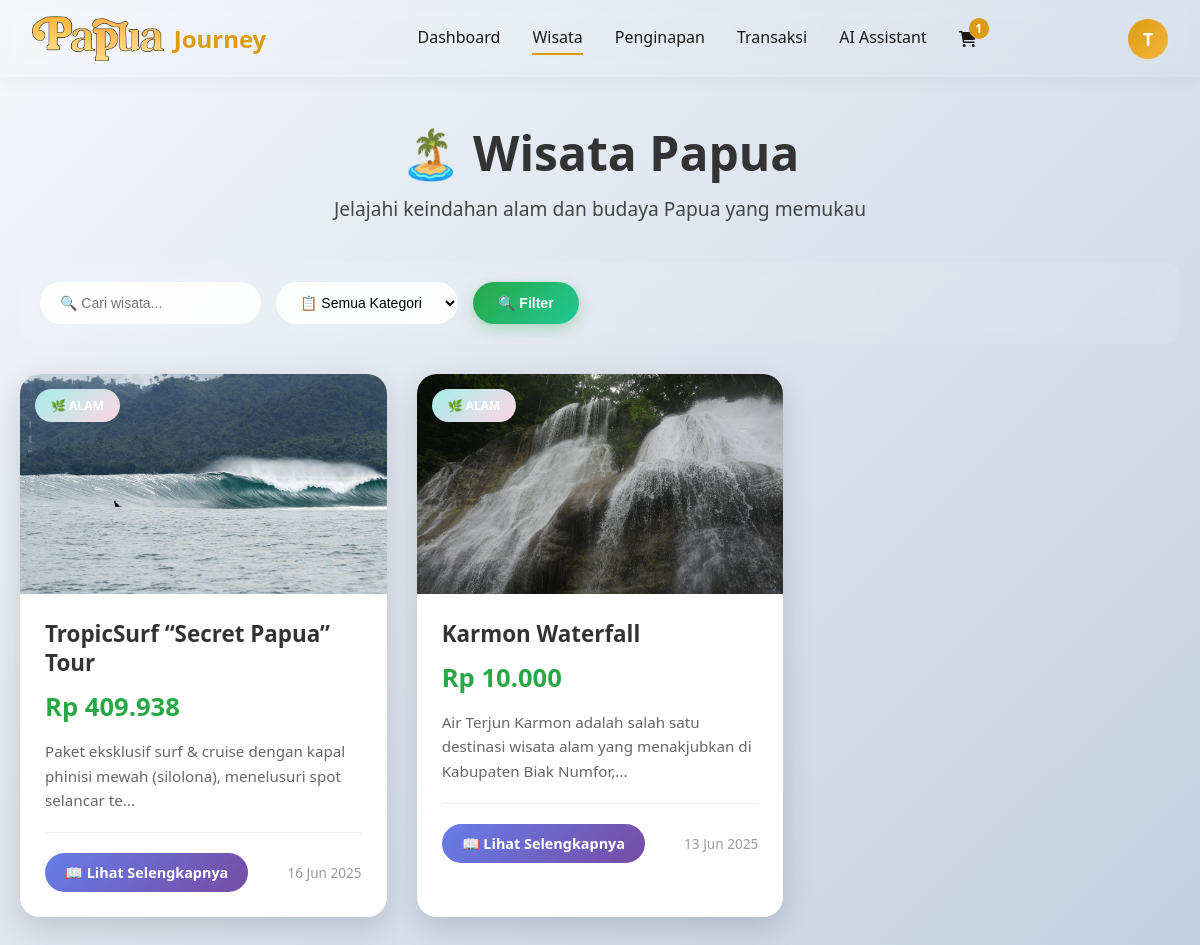
Before: /users/wisata/userwisata.php (signed in) with the older database file.
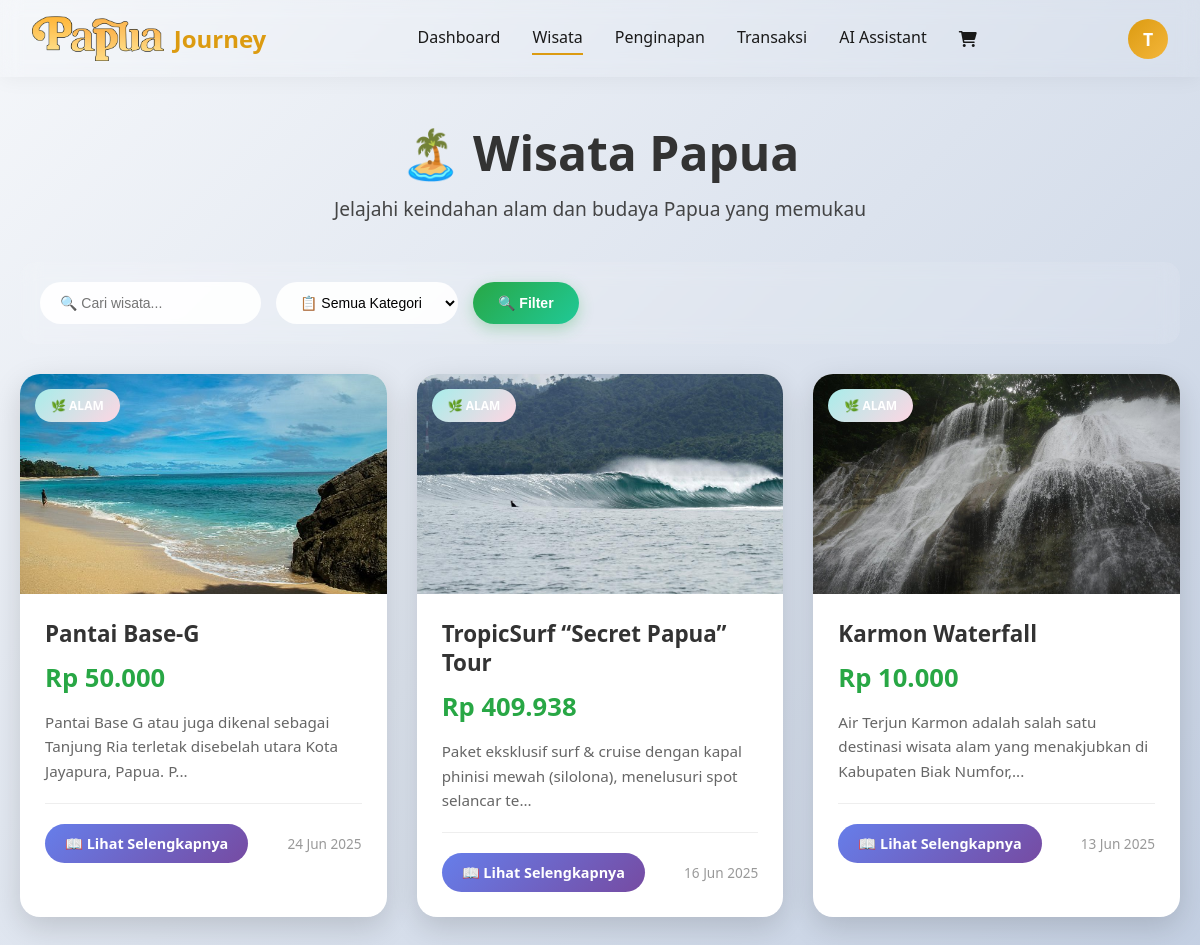
After: the same page with the newer database file.
### tables this page shows
CREATE TABLE `wisata` (
  `id` int(11) NOT NULL,
  `judul` varchar(255) NOT NULL,
  `deskripsi` text NOT NULL,
  `harga` decimal(10,2) NOT NULL,
  `kategori` enum('budaya','alam') NOT NULL,
  `alamat` text NOT NULL,
  `jam_buka` varchar(100) NOT NULL,
  `photo` varchar(255) NOT NULL,
  `created_at` timestamp NOT NULL DEFAULT current_timestamp(),
  `updated_at` timestamp NOT NULL DEFAULT current_timestamp() ON UPDATE current_timestamp()
);

### users/wisata/userwisata.php (the view, shortened to what this page needs)
<?php
$db = getDbConnection();
$search = isset($_GET['search']) ? $_GET['search'] : '';
$view_mode = isset($_GET['view']) ? $_GET['view'] : 'list';
function formatPrice($price) {
    return 'Rp ' . number_format($price, 0, ',', '.');
}
function formatDate($date) {
    return date('d M Y', strtotime($date));
}
function truncateText($text, $limit) {
    return strlen($text) > $limit ? substr($text, 0, $limit) . '...' : $text;
}
if ($view_mode === 'list') {
    $sql = "SELECT * FROM wisata WHERE 1=1";
    $sql .= " ORDER BY created_at DESC";
    $stmt = $db->prepare($sql);
    $stmt->execute();
    $result = $stmt->get_result();
    $wisata_data = [];
    while ($row = $result->fetch_assoc()) {
        $wisata_data[] = $row;
    }
}
?>
<!DOCTYPE html>
<html lang="id">
<head>
    <link rel="stylesheet" href="userwisata.css?v=<?php echo time(); ?>">
</head>
<body>
    <?php include '../components/navbar.php'; ?>
    <div class="main-content">
        <div class="container">
            <?php if ($view_mode === 'list'): ?>
                <div class="page-header">
                    <h1>🏝️ Wisata Papua</h1>
                    <p>Jelajahi keindahan alam dan budaya Papua yang memukau</p>
                </div>
                <div class="filters">
                    <form method="GET" style="display: flex; gap: 15px; flex-wrap: wrap; width: 100%;">
                        <input type="text" name="search" placeholder="🔍 Cari wisata..." value="<?php echo htmlspecialchars($search); ?>">
                        <select name="kategori">
                            <option value="">📋 Semua Kategori</option>
                        </select>
                        <button type="submit">🔍 Filter</button>
                    </form>
                </div>
                <?php if (!empty($wisata_data)): ?>
                    <div class="articles-grid">
                        <?php foreach ($wisata_data as $wisata): ?>
                            <div class="article-card" onclick="location.href='?view=detail&id=<?php echo $wisata['id']; ?>'">
                                <div class="article-image">
                                    <?php if ($wisata['photo']): ?>
                                        <img src="../../uploads/<?php echo htmlspecialchars($wisata['photo']); ?>"
                                             alt="<?php echo htmlspecialchars($wisata['judul']); ?>">
                                    <?php else: ?>
                                        <div class="placeholder-image">
                                            🏝️
                                        </div>
                                    <?php endif; ?>
                                    <div class="card-category category-<?php echo $wisata['kategori']; ?>">
                                        <?php
                                        $kategori_icons = [
                                            'budaya' => '🎭 Budaya',
                                            'alam' => '🌿 Alam'
                                        ];
                                        echo $kategori_icons[$wisata['kategori']] ?? ucfirst($wisata['kategori']);
                                        ?>
                                    </div>
                                </div>
                                <div class="article-card-content">
                                    <h4 class="article-card-title"><?php echo htmlspecialchars($wisata['judul']); ?></h4>
                                    <div class="article-card-price"><?php echo formatPrice($wisata['harga']); ?></div>
                                    <div class="card-description">
                                        <?php echo truncateText(htmlspecialchars($wisata['deskripsi']), 100); ?>
                                    </div>
                                    <div class="card-actions">
                                        <a href="?view=detail&id=<?php echo $wisata['id']; ?>" class="btn-detail">
                                            📖 Lihat Selengkapnya
                                        </a>
                                        <span class="card-date">
                                            <?php echo formatDate($wisata['created_at']); ?>
                                        </span>
                                    </div>
                                </div>
                            </div>
                        <?php endforeach; ?>
                    </div>
                <?php endif; ?>
            <?php endif; ?>
        </div>
    </div>
</body>
</html>

### users/components/navbar.php (shortened to what this page needs)
<?php
$current_dir = dirname($_SERVER['PHP_SELF']);
$in_dashboard = strpos($current_dir, '/users/dashboard') !== false;
$in_wisata = strpos($current_dir, '/users/wisata') !== false;
$in_penginapan = strpos($current_dir, '/users/penginapan') !== false;
$in_chatbot = strpos($current_dir, '/users/chatbot') !== false;
$in_components = strpos($current_dir, '/users/components') !== false;
$in_cart = strpos($current_dir, '/users/cart') !== false;
$in_checkout = strpos($current_dir, '/users/checkout') !== false;
$in_transaksi = strpos($current_dir, '/users/transaksi') !== false;
if ($in_dashboard || $in_wisata || $in_penginapan || $in_chatbot || $in_components || $in_cart || $in_checkout || $in_transaksi) {
    $base_path = '../../';
    $users_path = '../';
    $uploads_path = '../../uploads/';
} else {
    $base_path = '../';
    $users_path = '';
    $config_path = '../config/';
    $uploads_path = '../uploads/';
    $logout_path = '../logout.php';
}
$user_id = $_SESSION['user_id'];
$user_name = $_SESSION['user_name'];
$db = getDbConnection();
$cart_count = 0;
if (isset($_SESSION['user_id'])) {
    $cart_stmt = $db->prepare("SELECT COUNT(*) as count FROM cart_items WHERE user_id = ?");
    $cart_stmt->bind_param("i", $_SESSION['user_id']);
    $cart_stmt->execute();
    $cart_result = $cart_stmt->get_result();
    $cart_count = $cart_result->fetch_assoc()['count'];
}
$stmt = $db->prepare("SELECT full_name, email, phone, address, profile_image FROM users WHERE id = ?");
$stmt->bind_param("i", $user_id);
$stmt->execute();
$result = $stmt->get_result();
$user_data = $result->fetch_assoc();
?>
<link href="https://cdnjs.cloudflare.com/ajax/libs/font-awesome/6.0.0/css/all.min.css" rel="stylesheet">
<div class="pj-navbar-wrapper">
    <header class="pj-navbar-header" id="header">
    <nav class="navbar">
        <a href="<?php echo $base_path; ?>index.php" class="logo">
            <img src="<?php echo $base_path; ?>assets/logo.png" alt="Papua Journey Logo">
            <p>Journey</p>
        </a>
        <ul class="nav-links">
            <li><a href="<?php echo $users_path; ?>dashboard/user_dashboard.php" class="<?php echo basename($_SERVER['PHP_SELF']) == 'user_dashboard.php' ? 'active' : ''; ?>">Dashboard</a></li>
            <li><a href="<?php echo $users_path; ?>wisata/userwisata.php" class="<?php echo basename($_SERVER['PHP_SELF']) == 'userwisata.php' ? 'active' : ''; ?>">Wisata</a></li>
            <li><a href="<?php echo $users_path; ?>penginapan/userpenginapan.php" class="<?php echo basename($_SERVER['PHP_SELF']) == 'userpenginapan.php' ? 'active' : ''; ?>">Penginapan</a></li>
            <li><a href="<?php echo $users_path; ?>transaksi/transaksi.php" class="<?php echo basename($_SERVER['PHP_SELF']) == 'transaksi.php' ? 'active' : ''; ?>">Transaksi</a></li>
            <li><a href="<?php echo $users_path; ?>chatbot/user_chatbot.php" class="<?php echo basename($_SERVER['PHP_SELF']) == 'user_chatbot.php' || (basename($_SERVER['PHP_SELF']) == 'index.php' && $in_chatbot) ? 'active' : ''; ?>">AI Assistant</a></li>
            <li>
                <a href="<?php echo $users_path; ?>cart/cart.php" class="cart-icon <?php echo basename($_SERVER['PHP_SELF']) == 'cart.php' ? 'active' : ''; ?>">
                    <i class="fas fa-shopping-cart"></i>
                    <?php if ($cart_count > 0): ?>
                        <span class="cart-badge"><?php echo $cart_count; ?></span>
                    <?php endif; ?>
                </a>
            </li>
        </ul>
        <div class="search-container">
            <div class="user-menu">
                <div class="user-avatar">
                    <?php if ($user_data['profile_image'] && file_exists($uploads_path . 'profile_images/' . $user_data['profile_image'])): ?>
                        <img src="<?php echo $uploads_path; ?>profile_images/<?php echo htmlspecialchars($user_data['profile_image']); ?>" alt="Profile">
                    <?php else: ?>
                        <span><?php echo strtoupper(substr($user_name, 0, 1)); ?></span>
                    <?php endif; ?>
                </div>
            </div>
        </div>
    </nav>
</header>
</div>

### users/wisata/userwisata.css (style rules this page uses)
* { margin: 0; padding: 0; box-sizing: border-box; }
body { font-family: 'Segoe UI', Tahoma, Geneva, Verdana, sans-serif; background: linear-gradient(135deg, #f5f7fa 0%, #c3cfe2 100%); min-height: 100vh; padding-top: 80px; }
.main-content { padding-top: 20px; min-height: calc(100vh - 80px); position: relative; }
.container { max-width: 1200px; margin: 0 auto; padding: 20px; }
.page-header { text-align: center; color: #333; margin-bottom: 40px; }
.page-header h1 { font-size: 3rem; margin-bottom: 10px; }
.page-header p { font-size: 1.2rem; opacity: 0.9; }
.filters { background: rgba(255,255,255,0.1); backdrop-filter: blur(10px); padding: 20px; border-radius: 15px; margin-bottom: 30px; display: flex; gap: 15px; flex-wrap: wrap; align-items: center; }
.filters input, .filters select { padding: 12px 20px; border: none; border-radius: 25px; background: rgba(255,255,255,0.9); font-size: 14px; min-width: 180px; transition: all 0.3s ease; }
.filters button { background: linear-gradient(135deg, #28a745 0%, #20c997 100%); color: white; padding: 12px 25px; border: none; border-radius: 25px; cursor: pointer; font-size: 14px; font-weight: 600; transition: all 0.3s ease; box-shadow: 0 5px 15px rgba(40, 167, 69, 0.3); }
.articles-grid { display: grid; grid-template-columns: repeat(auto-fill, minmax(350px, 1fr)); gap: 30px; margin-bottom: 40px; }
.article-card { background: white; border-radius: 20px; overflow: hidden; box-shadow: 0 10px 30px rgba(0,0,0,0.15); transition: all 0.4s ease; cursor: pointer; position: relative; }
.article-image { position: relative; height: 220px; overflow: hidden; }
.article-image img { width: 100%; height: 100%; object-fit: cover; transition: transform 0.4s ease; }
.card-category { position: absolute; top: 15px; left: 15px; padding: 8px 16px; border-radius: 20px; font-size: 12px; font-weight: bold; text-transform: uppercase; color: white; backdrop-filter: blur(10px); }
.category-alam { background: linear-gradient(135deg, #a8edea 0%, #fed6e3 100%); }
.article-card-content { padding: 25px; }
.article-card-title { font-size: 1.4rem; font-weight: bold; color: #333; margin-bottom: 12px; line-height: 1.3; }
.article-card-price { font-size: 1.6rem; font-weight: bold; color: #28a745; margin-bottom: 15px; }
.card-description { color: #666; line-height: 1.6; margin-bottom: 20px; font-size: 0.95rem; }
.card-actions { display: flex; justify-content: space-between; align-items: center; margin-top: 20px; padding-top: 20px; border-top: 1px solid #eee; }
.btn-detail { background: linear-gradient(135deg, #667eea 0%, #764ba2 100%); color: white; padding: 10px 20px; border-radius: 20px; text-decoration: none; font-size: 0.9rem; font-weight: 600; transition: all 0.3s ease; }
.card-date { color: #999; font-size: 0.85rem; }

Changed rows visible on the page:
added wisata: photo (picture), kategori "🌿 ALAM", judul "Pantai Base-G", harga "Rp 50.000", deskripsi "Pantai Base G atau juga dikenal sebagai Tanjung Ria terletak disebelah utara Kota Jayapura, Papua. P...", created_at "24 Jun 2025"
Other visible differences:
$cart_count: "1" → (not shown)
